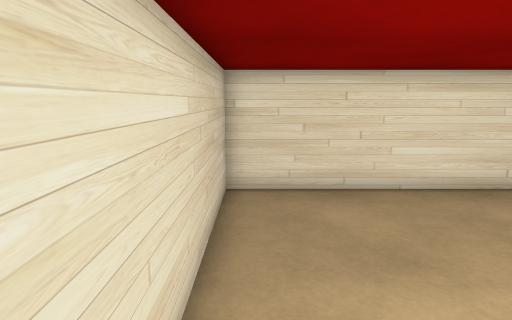
[1] (above)

12 first-person views from a walk through a Unity game level. The camera is 1.3 m above the floor, tilts 10° down and sees 75° across. The floor is counted in squares, 0.5 m on a side. Each view is taken from the middle of a square. On the plan, view 1 faces up. The plan holds only what a view shows up to about 20 squares ahead; the rest is blank. The player character is not drawn. Some surface patterns are stand-ins.

[2]
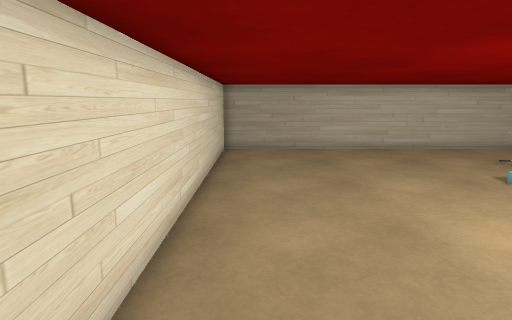

[3]
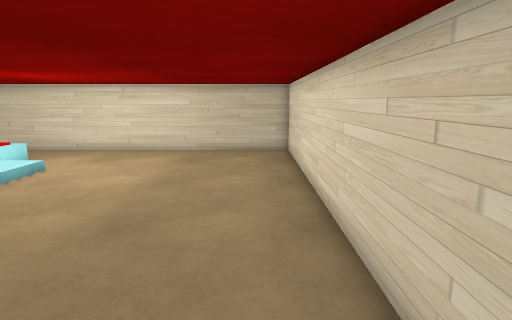

[4]
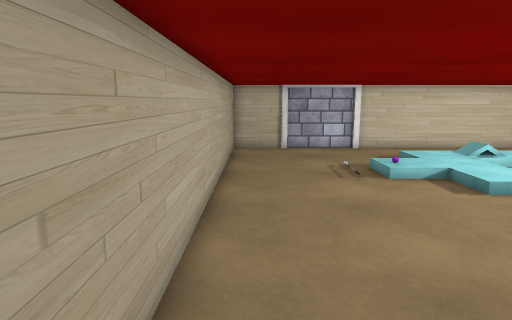

[5]
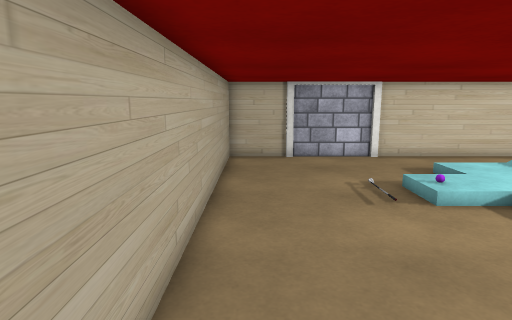

[6]
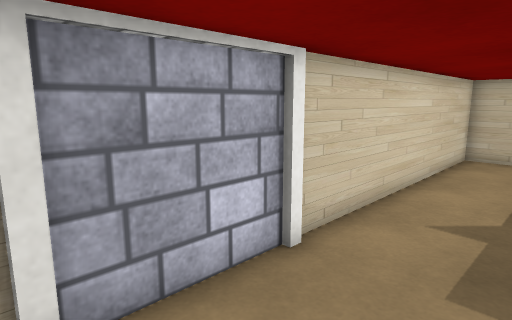

[7]
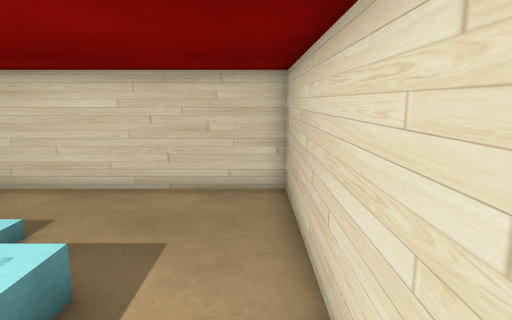

[8]
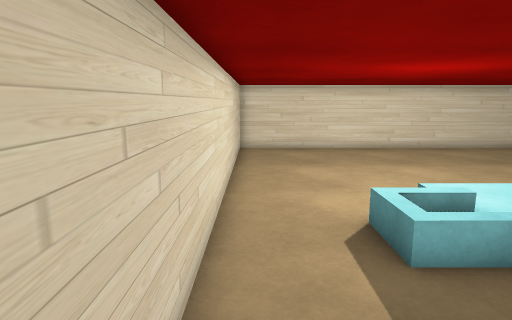

[9]
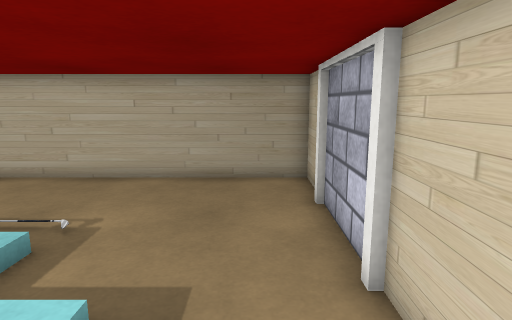

[10]
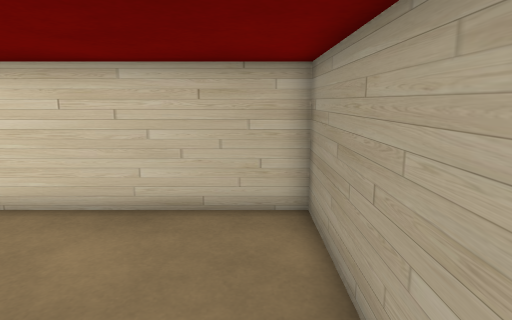

[11]
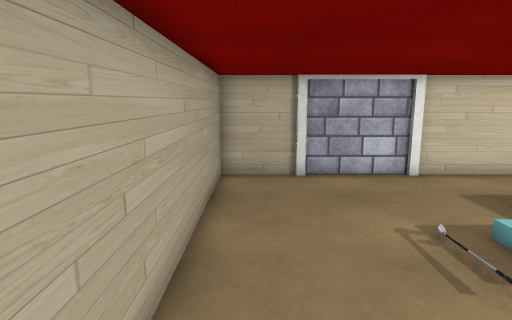

[12]
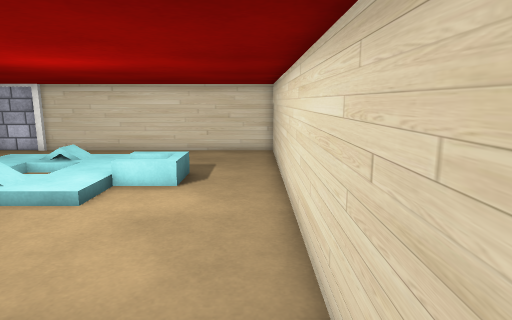

### Floor plan
Key: @ floor where view 1 was taken; # wall or solid block; . floor; T thing the floor can be seen under or through.
Columns run from 1 left of view 1 to 18 right of it. Each row starts with its distance up from view 1.
 10 ####################
  9 #..................#
  8 #..................#
  7 #..................#
  6 #..................#
  5 #..................#
  4 #..................#
  3 #..................#
  2 #..................#
  1 #..................#
  0 #@....TT   #.......#
 -1 #....T     #.......#
 -2 #... T     TTT ....#
 -3 #..          T  ...#
 -4 #..     TT   T  ...#
 -5 #....      T.......#
 -6 #....      T.......#
 -7 #..................#
 -8 #..................#
 -9 #............    ..#
-10 ####################

Where each view was taken, in squares from view 1:
view 1: 0 up, 0 right, facing up
view 2: 8 up, 0 right, facing right
view 3: 8 up, 17 right, facing left
view 4: 9 up, 17 right, facing down
view 5: 6 up, 17 right, facing down
view 6: 6 down, 16 right, facing down-left
view 7: 0 up, 0 right, facing down
view 8: 9 down, 0 right, facing up
view 9: 8 down, 7 right, facing right
view 10: 2 up, 17 right, facing up
view 11: 2 up, 17 right, facing down
view 12: 8 up, 0 right, facing down
